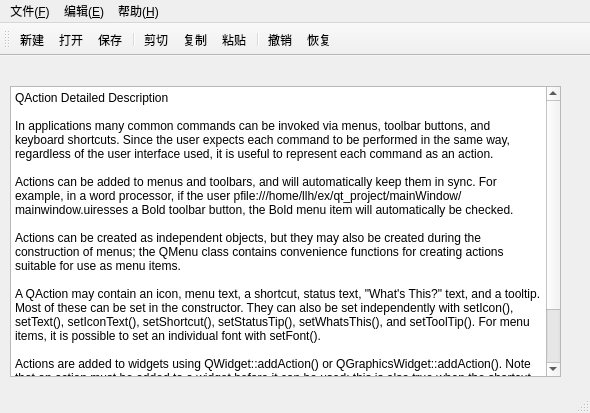
<?xml version="1.0" encoding="UTF-8"?>
<ui version="4.0">
 <class>MainWindow</class>
 <widget class="QMainWindow" name="MainWindow">
  <property name="geometry">
   <rect>
    <x>0</x>
    <y>0</y>
    <width>590</width>
    <height>413</height>
   </rect>
  </property>
  <property name="windowTitle">
   <string>MainWindow</string>
  </property>
  <property name="windowIcon">
   <iconset resource="image/image.qrc">
    <normaloff>:/notepad.png</normaloff>:/notepad.png</iconset>
  </property>
  <widget class="QWidget" name="centralwidget">
   <widget class="QPlainTextEdit" name="plain_textedit">
    <property name="geometry">
     <rect>
      <x>10</x>
      <y>30</y>
      <width>551</width>
      <height>291</height>
     </rect>
    </property>
    <property name="plainText">
     <string>QAction Detailed Description

In applications many common commands can be invoked via menus, toolbar buttons, and keyboard shortcuts. Since the user expects each command to be performed in the same way, regardless of the user interface used, it is useful to represent each command as an action.

Actions can be added to menus and toolbars, and will automatically keep them in sync. For example, in a word processor, if the user pfile:///home/llh/ex/qt_project/mainWindow/mainwindow.uiresses a Bold toolbar button, the Bold menu item will automatically be checked.

Actions can be created as independent objects, but they may also be created during the construction of menus; the QMenu class contains convenience functions for creating actions suitable for use as menu items.

A QAction may contain an icon, menu text, a shortcut, status text, &quot;What's This?&quot; text, and a tooltip. Most of these can be set in the constructor. They can also be set independently with setIcon(), setText(), setIconText(), setShortcut(), setStatusTip(), setWhatsThis(), and setToolTip(). For menu items, it is possible to set an individual font with setFont().

Actions are added to widgets using QWidget::addAction() or QGraphicsWidget::addAction(). Note that an action must be added to a widget before it can be used; this is also true when the shortcut should be global (i.e., Qt::ApplicationShortcut as Qt::ShortcutContext).

Once a QAction has been created it should be added to the relevant menu and toolbar, then connected to the slot which will perform the action. </string>
    </property>
   </widget>
  </widget>
  <widget class="QStatusBar" name="statusbar"/>
  <widget class="QToolBar" name="toolBar">
   <property name="windowTitle">
    <string>toolBar</string>
   </property>
   <attribute name="toolBarArea">
    <enum>TopToolBarArea</enum>
   </attribute>
   <attribute name="toolBarBreak">
    <bool>false</bool>
   </attribute>
   <addaction name="action_new"/>
   <addaction name="action_open"/>
   <addaction name="action_save"/>
   <addaction name="separator"/>
   <addaction name="action_cut"/>
   <addaction name="action_copy"/>
   <addaction name="action_paste"/>
   <addaction name="separator"/>
   <addaction name="action_undo"/>
   <addaction name="action_redo"/>
  </widget>
  <widget class="QMenuBar" name="menubar">
   <property name="geometry">
    <rect>
     <x>0</x>
     <y>0</y>
     <width>590</width>
     <height>27</height>
    </rect>
   </property>
   <widget class="QMenu" name="menu_file">
    <property name="title">
     <string>文件(&amp;F)</string>
    </property>
    <addaction name="action_open"/>
    <addaction name="action_save"/>
    <addaction name="separator"/>
    <addaction name="action_exit"/>
   </widget>
   <widget class="QMenu" name="menu_edit">
    <property name="title">
     <string>编辑(&amp;E)</string>
    </property>
    <addaction name="action_undo"/>
    <addaction name="action_redo"/>
    <addaction name="separator"/>
    <addaction name="action_cut"/>
    <addaction name="action_copy"/>
    <addaction name="action_paste"/>
    <addaction name="separator"/>
    <addaction name="action_selectall"/>
    <addaction name="action_clear"/>
   </widget>
   <widget class="QMenu" name="menu">
    <property name="title">
     <string>帮助(&amp;H)</string>
    </property>
   </widget>
   <addaction name="menu_file"/>
   <addaction name="menu_edit"/>
   <addaction name="menu"/>
  </widget>
  <action name="action_new">
   <property name="icon">
    <iconset resource="image/image.qrc">
     <normaloff>:/new.png</normaloff>:/new.png</iconset>
   </property>
   <property name="text">
    <string>新建</string>
   </property>
   <property name="toolTip">
    <string>新建文本框</string>
   </property>
   <property name="shortcut">
    <string>Ctrl+N</string>
   </property>
  </action>
  <action name="action_save">
   <property name="icon">
    <iconset resource="image/image.qrc">
     <normaloff>:/save.png</normaloff>:/save.png</iconset>
   </property>
   <property name="text">
    <string>保存</string>
   </property>
   <property name="shortcut">
    <string>Ctrl+S</string>
   </property>
  </action>
  <action name="action_exit">
   <property name="icon">
    <iconset resource="image/image.qrc">
     <normaloff>:/exit.png</normaloff>:/exit.png</iconset>
   </property>
   <property name="text">
    <string>退出</string>
   </property>
  </action>
  <action name="action_undo">
   <property name="icon">
    <iconset resource="image/image.qrc">
     <normaloff>:/Undo.png</normaloff>:/Undo.png</iconset>
   </property>
   <property name="text">
    <string>撤销</string>
   </property>
   <property name="toolTip">
    <string>撤销操作</string>
   </property>
  </action>
  <action name="action_redo">
   <property name="icon">
    <iconset resource="image/image.qrc">
     <normaloff>:/Redo.png</normaloff>:/Redo.png</iconset>
   </property>
   <property name="text">
    <string>恢复</string>
   </property>
   <property name="toolTip">
    <string>恢复操作</string>
   </property>
  </action>
  <action name="action_cut">
   <property name="icon">
    <iconset resource="image/image.qrc">
     <normaloff>:/cut.png</normaloff>:/cut.png</iconset>
   </property>
   <property name="text">
    <string>剪切</string>
   </property>
   <property name="toolTip">
    <string>剪切文本</string>
   </property>
   <property name="shortcut">
    <string>Ctrl+X</string>
   </property>
  </action>
  <action name="action_copy">
   <property name="icon">
    <iconset resource="image/image.qrc">
     <normaloff>:/copy.png</normaloff>:/copy.png</iconset>
   </property>
   <property name="text">
    <string>复制</string>
   </property>
   <property name="toolTip">
    <string>复制文本</string>
   </property>
   <property name="shortcut">
    <string>Ctrl+C</string>
   </property>
  </action>
  <action name="action_paste">
   <property name="icon">
    <iconset resource="image/image.qrc">
     <normaloff>:/paste.png</normaloff>:/paste.png</iconset>
   </property>
   <property name="text">
    <string>粘贴</string>
   </property>
   <property name="toolTip">
    <string>粘贴文本</string>
   </property>
   <property name="shortcut">
    <string>Ctrl+P</string>
   </property>
  </action>
  <action name="action_clear">
   <property name="icon">
    <iconset resource="image/image.qrc">
     <normaloff>:/clear.png</normaloff>:/clear.png</iconset>
   </property>
   <property name="text">
    <string>清空</string>
   </property>
   <property name="toolTip">
    <string>清空文本框</string>
   </property>
  </action>
  <action name="action_selectall">
   <property name="icon">
    <iconset resource="image/image.qrc">
     <normaloff>:/select-all.png</normaloff>:/select-all.png</iconset>
   </property>
   <property name="text">
    <string>全选</string>
   </property>
   <property name="toolTip">
    <string>全选文本</string>
   </property>
   <property name="shortcut">
    <string>Ctrl+A</string>
   </property>
  </action>
  <action name="action_open">
   <property name="icon">
    <iconset resource="image/image.qrc">
     <normaloff>:/file-open.png</normaloff>:/file-open.png</iconset>
   </property>
   <property name="text">
    <string>打开</string>
   </property>
   <property name="toolTip">
    <string>打开文本</string>
   </property>
   <property name="shortcut">
    <string>Ctrl+O</string>
   </property>
  </action>
 </widget>
 <resources>
  <include location="image/image.qrc"/>
  <include location="image/image.qrc"/>
 </resources>
 <connections>
  <connection>
   <sender>action_cut</sender>
   <signal>triggered()</signal>
   <receiver>plain_textedit</receiver>
   <slot>cut()</slot>
   <hints>
    <hint type="sourcelabel">
     <x>-1</x>
     <y>-1</y>
    </hint>
    <hint type="destinationlabel">
     <x>285</x>
     <y>235</y>
    </hint>
   </hints>
  </connection>
  <connection>
   <sender>action_copy</sender>
   <signal>triggered()</signal>
   <receiver>plain_textedit</receiver>
   <slot>copy()</slot>
   <hints>
    <hint type="sourcelabel">
     <x>-1</x>
     <y>-1</y>
    </hint>
    <hint type="destinationlabel">
     <x>285</x>
     <y>235</y>
    </hint>
   </hints>
  </connection>
  <connection>
   <sender>action_paste</sender>
   <signal>triggered()</signal>
   <receiver>plain_textedit</receiver>
   <slot>paste()</slot>
   <hints>
    <hint type="sourcelabel">
     <x>-1</x>
     <y>-1</y>
    </hint>
    <hint type="destinationlabel">
     <x>285</x>
     <y>235</y>
    </hint>
   </hints>
  </connection>
  <connection>
   <sender>action_clear</sender>
   <signal>triggered()</signal>
   <receiver>plain_textedit</receiver>
   <slot>clear()</slot>
   <hints>
    <hint type="sourcelabel">
     <x>-1</x>
     <y>-1</y>
    </hint>
    <hint type="destinationlabel">
     <x>285</x>
     <y>235</y>
    </hint>
   </hints>
  </connection>
  <connection>
   <sender>action_undo</sender>
   <signal>triggered()</signal>
   <receiver>plain_textedit</receiver>
   <slot>undo()</slot>
   <hints>
    <hint type="sourcelabel">
     <x>-1</x>
     <y>-1</y>
    </hint>
    <hint type="destinationlabel">
     <x>285</x>
     <y>235</y>
    </hint>
   </hints>
  </connection>
  <connection>
   <sender>action_redo</sender>
   <signal>triggered()</signal>
   <receiver>plain_textedit</receiver>
   <slot>redo()</slot>
   <hints>
    <hint type="sourcelabel">
     <x>-1</x>
     <y>-1</y>
    </hint>
    <hint type="destinationlabel">
     <x>285</x>
     <y>235</y>
    </hint>
   </hints>
  </connection>
  <connection>
   <sender>action_selectall</sender>
   <signal>triggered()</signal>
   <receiver>plain_textedit</receiver>
   <slot>selectAll()</slot>
   <hints>
    <hint type="sourcelabel">
     <x>-1</x>
     <y>-1</y>
    </hint>
    <hint type="destinationlabel">
     <x>285</x>
     <y>235</y>
    </hint>
   </hints>
  </connection>
  <connection>
   <sender>plain_textedit</sender>
   <signal>redoAvailable(bool)</signal>
   <receiver>action_redo</receiver>
   <slot>setEnabled(bool)</slot>
   <hints>
    <hint type="sourcelabel">
     <x>285</x>
     <y>235</y>
    </hint>
    <hint type="destinationlabel">
     <x>-1</x>
     <y>-1</y>
    </hint>
   </hints>
  </connection>
  <connection>
   <sender>plain_textedit</sender>
   <signal>undoAvailable(bool)</signal>
   <receiver>action_undo</receiver>
   <slot>setEnabled(bool)</slot>
   <hints>
    <hint type="sourcelabel">
     <x>285</x>
     <y>235</y>
    </hint>
    <hint type="destinationlabel">
     <x>-1</x>
     <y>-1</y>
    </hint>
   </hints>
  </connection>
  <connection>
   <sender>plain_textedit</sender>
   <signal>modificationChanged(bool)</signal>
   <receiver>action_save</receiver>
   <slot>setEnabled(bool)</slot>
   <hints>
    <hint type="sourcelabel">
     <x>285</x>
     <y>235</y>
    </hint>
    <hint type="destinationlabel">
     <x>-1</x>
     <y>-1</y>
    </hint>
   </hints>
  </connection>
  <connection>
   <sender>action_exit</sender>
   <signal>triggered()</signal>
   <receiver>MainWindow</receiver>
   <slot>close()</slot>
   <hints>
    <hint type="sourcelabel">
     <x>-1</x>
     <y>-1</y>
    </hint>
    <hint type="destinationlabel">
     <x>294</x>
     <y>206</y>
    </hint>
   </hints>
  </connection>
 </connections>
</ui>
